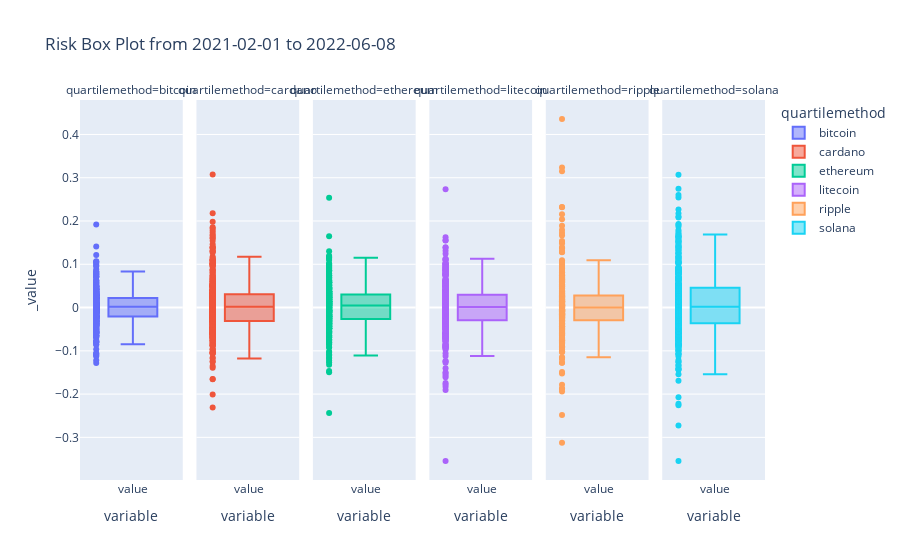

Notebook cell for this chart:
### Markdown cell above
## Risk of Daily Returns
The box plot will reveal the:
1. largest spread in the box plot shows the coin with the highest _average daily returns_
1. coin with the positive outliers translates into a higher average daily return

### Code cell
import plotly.express as px

_title = "Risk Box Plot from "+str(_min_date)+" to "+str(_max_date)

df = simple_returns_df[_l_coin_ids].melt(var_name="quartilemethod")

fig = px.box(df, facet_col="quartilemethod", color="quartilemethod",
             boxmode="overlay", points='all', title=_title)

for col_idx, col_name in enumerate(_l_coin_ids):
    # use: quartilemethod = {linear, inclusive, exclusive}
    fig.update_traces(quartilemethod="linear", jitter=0, col=col_idx)
fig.show()

### Figure 1 — Plotly figure (JSON) as saved in the notebook; plotly's stock layout.template omitted (floating-point values rounded to 4 significant figures; data arrays with more than 128 entries replaced by an {"elided": "..."} marker saying what was removed)
{"data": [{"alignmentgroup": "True", "boxpoints": "all", "hovertemplate": "quartilemethod=bitcoin<br>variable=%{x}<br>_value=%{y}<extra></extra>", "jitter": 0, "legendgroup": "bitcoin", "marker": {"color": "#636efa"}, "name": "bitcoin", "notched": false, "offsetgroup": "bitcoin", "orientation": "v", "quartilemethod": "linear", "showlegend": true, "type": "box", "x": {"elided": "493 str values"}, "x0": " ", "xaxis": "x", "y": {"elided": "493 float values"}, "y0": " ", "yaxis": "y"}, {"alignmentgroup": "True", "boxpoints": "all", "hovertemplate": "quartilemethod=cardano<br>variable=%{x}<br>_value=%{y}<extra></extra>", "jitter": 0, "legendgroup": "cardano", "marker": {"color": "#EF553B"}, "name": "cardano", "notched": false, "offsetgroup": "cardano", "orientation": "v", "quartilemethod": "linear", "showlegend": true, "type": "box", "x": {"elided": "493 str values"}, "x0": " ", "xaxis": "x2", "y": {"elided": "493 float values"}, "y0": " ", "yaxis": "y2"}, {"alignmentgroup": "True", "boxpoints": "all", "hovertemplate": "quartilemethod=ethereum<br>variable=%{x}<br>_value=%{y}<extra></extra>", "jitter": 0, "legendgroup": "ethereum", "marker": {"color": "#00cc96"}, "name": "ethereum", "notched": false, "offsetgroup": "ethereum", "orientation": "v", "quartilemethod": "linear", "showlegend": true, "type": "box", "x": {"elided": "493 str values"}, "x0": " ", "xaxis": "x3", "y": {"elided": "493 float values"}, "y0": " ", "yaxis": "y3"}, {"alignmentgroup": "True", "boxpoints": "all", "hovertemplate": "quartilemethod=litecoin<br>variable=%{x}<br>_value=%{y}<extra></extra>", "jitter": 0, "legendgroup": "litecoin", "marker": {"color": "#ab63fa"}, "name": "litecoin", "notched": false, "offsetgroup": "litecoin", "orientation": "v", "quartilemethod": "linear", "showlegend": true, "type": "box", "x": {"elided": "493 str values"}, "x0": " ", "xaxis": "x4", "y": {"elided": "493 float values"}, "y0": " ", "yaxis": "y4"}, {"alignmentgroup": "True", "boxpoints": "all", "hovertemplate": "quartilemethod=ripple<br>variable=%{x}<br>_value=%{y}<extra></extra>", "jitter": 0, "legendgroup": "ripple", "marker": {"color": "#FFA15A"}, "name": "ripple", "notched": false, "offsetgroup": "ripple", "orientation": "v", "quartilemethod": "linear", "showlegend": true, "type": "box", "x": {"elided": "493 str values"}, "x0": " ", "xaxis": "x5", "y": {"elided": "493 float values"}, "y0": " ", "yaxis": "y5"}, {"alignmentgroup": "True", "boxpoints": "all", "hovertemplate": "quartilemethod=solana<br>variable=%{x}<br>_value=%{y}<extra></extra>", "jitter": 0, "legendgroup": "solana", "marker": {"color": "#19d3f3"}, "name": "solana", "notched": false, "offsetgroup": "solana", "orientation": "v", "quartilemethod": "linear", "showlegend": true, "type": "box", "x": {"elided": "493 str values"}, "x0": " ", "xaxis": "x6", "y": {"elided": "493 float values"}, "y0": " ", "yaxis": "y6"}], "layout": {"annotations": [{"font": {}, "showarrow": false, "text": "quartilemethod=bitcoin", "x": 0.075, "xanchor": "center", "xref": "paper", "y": 1, "yanchor": "bottom", "yref": "paper"}, {"font": {}, "showarrow": false, "text": "quartilemethod=cardano", "x": 0.245, "xanchor": "center", "xref": "paper", "y": 1, "yanchor": "bottom", "yref": "paper"}, {"font": {}, "showarrow": false, "text": "quartilemethod=ethereum", "x": 0.415, "xanchor": "center", "xref": "paper", "y": 1, "yanchor": "bottom", "yref": "paper"}, {"font": {}, "showarrow": false, "text": "quartilemethod=litecoin", "x": 0.585, "xanchor": "center", "xref": "paper", "y": 1, "yanchor": "bottom", "yref": "paper"}, {"font": {}, "showarrow": false, "text": "quartilemethod=ripple", "x": 0.755, "xanchor": "center", "xref": "paper", "y": 1, "yanchor": "bottom", "yref": "paper"}, {"font": {}, "showarrow": false, "text": "quartilemethod=solana", "x": 0.925, "xanchor": "center", "xref": "paper", "y": 1, "yanchor": "bottom", "yref": "paper"}], "boxmode": "overlay", "legend": {"title": {"text": "quartilemethod"}, "tracegroupgap": 0}, "title": {"text": "Risk Box Plot from 2021-02-01 to 2022-06-08"}, "xaxis": {"anchor": "y", "domain": [0, 0.15], "title": {"text": "variable"}}, "xaxis2": {"anchor": "y2", "domain": [0.17, 0.32], "matches": "x", "title": {"text": "variable"}}, "xaxis3": {"anchor": "y3", "domain": [0.34, 0.49], "matches": "x", "title": {"text": "variable"}}, "xaxis4": {"anchor": "y4", "domain": [0.51, 0.66], "matches": "x", "title": {"text": "variable"}}, "xaxis5": {"anchor": "y5", "domain": [0.68, 0.83], "matches": "x", "title": {"text": "variable"}}, "xaxis6": {"anchor": "y6", "domain": [0.85, 1], "matches": "x", "title": {"text": "variable"}}, "yaxis": {"anchor": "x", "domain": [0, 1], "title": {"text": "_value"}}, "yaxis2": {"anchor": "x2", "domain": [0, 1], "matches": "y", "showticklabels": false}, "yaxis3": {"anchor": "x3", "domain": [0, 1], "matches": "y", "showticklabels": false}, "yaxis4": {"anchor": "x4", "domain": [0, 1], "matches": "y", "showticklabels": false}, "yaxis5": {"anchor": "x5", "domain": [0, 1], "matches": "y", "showticklabels": false}, "yaxis6": {"anchor": "x6", "domain": [0, 1], "matches": "y", "showticklabels": false}}}
